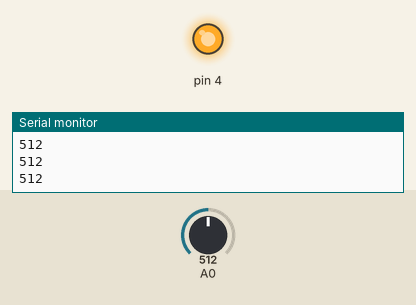
Simulated run of this sketch. Board: Arduino Uno, built with avr-gcc and run on an emulated ATmega328P. Shown: output pins drawn as LEDs (lit = HIGH), the last lines printed to the serial monitor. The inputs (shaded band) are chosen by the test bench; at power-on: A0 = 512.

Above: at 1.2 s.
1.3 s: A0 set to 686
2.8 s: A0 set to 709
At 3.4 s:
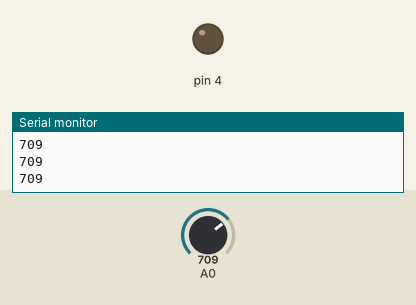
4.3 s: A0 set to 690
At 5.5 s:
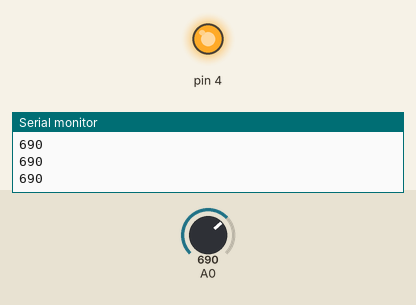
5.8 s: A0 set to 710
At 6.9 s:
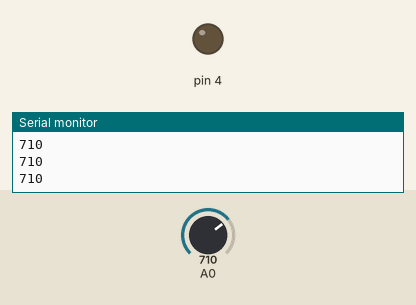
Timing chart, 0 to 8.3 s (numbered marks = the images above; inputs shaded):
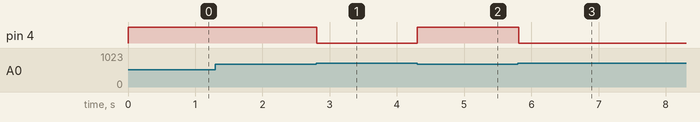

The sketch:

3-3______CDS_______________.ino
```cpp
void setup() {
  Serial.begin(9600);  // 시리얼 모니터 속도를 9600으로
  pinMode(4, OUTPUT);
}

void loop() {
  int sensorValue = analogRead(A0);  // 아날로그 값 읽기
  Serial.println(sensorValue);       // 시리얼 포트로 출력
  if (sensorValue > 700) digitalWrite(4, LOW);
  else digitalWrite(4, HIGH);
  //delay(200); // 0.2초 동안 기다림
}
```

Measured:
- the behaviour switches between 700 and 701 on A0 (found by bisection; images 0 and 1)
- after the input at 2.8 s, pin 4: HIGH → LOW at once
- after the input at 4.3 s, pin 4: LOW → HIGH at once
- after the input at 5.8 s, pin 4: HIGH → LOW at once
